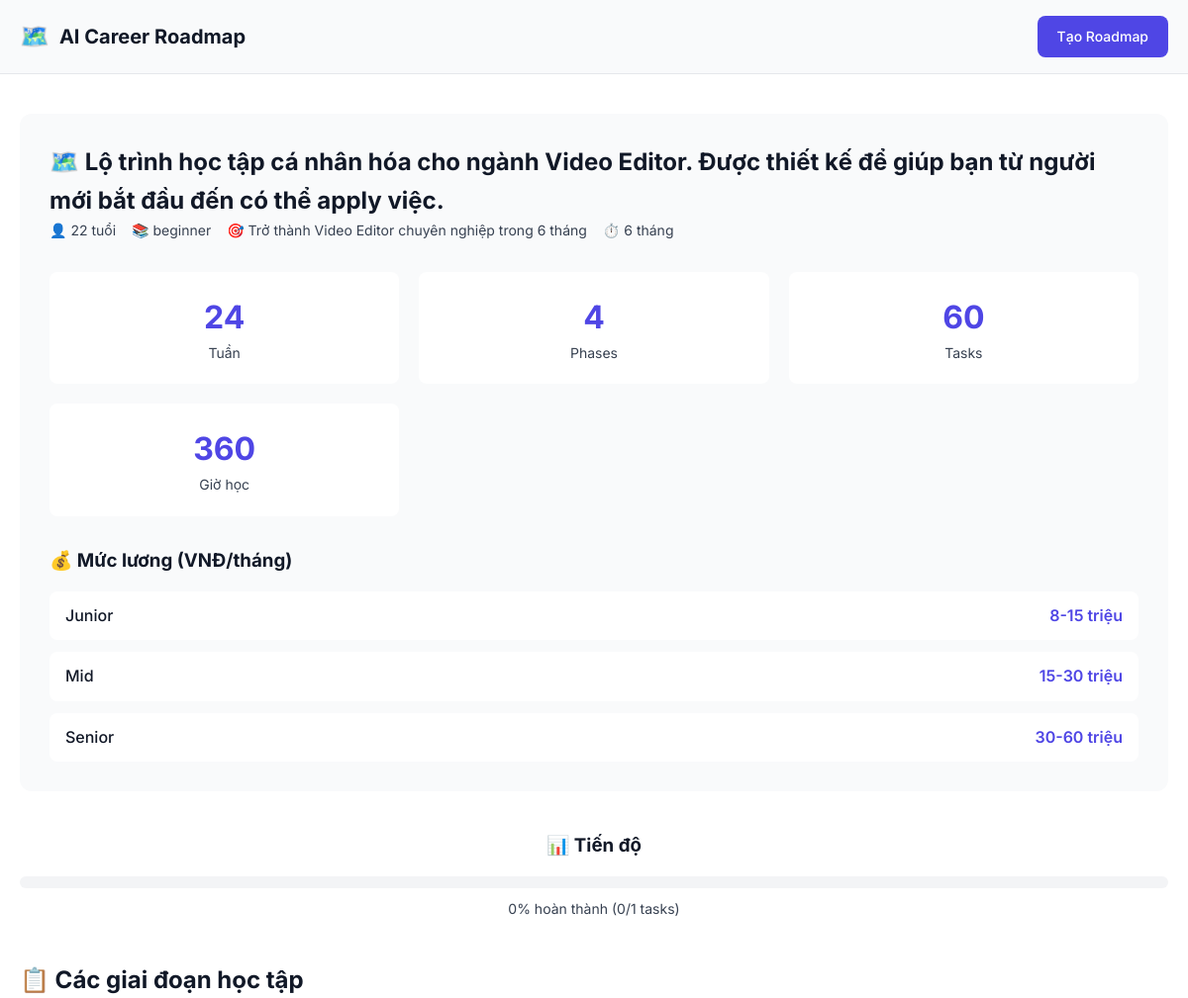
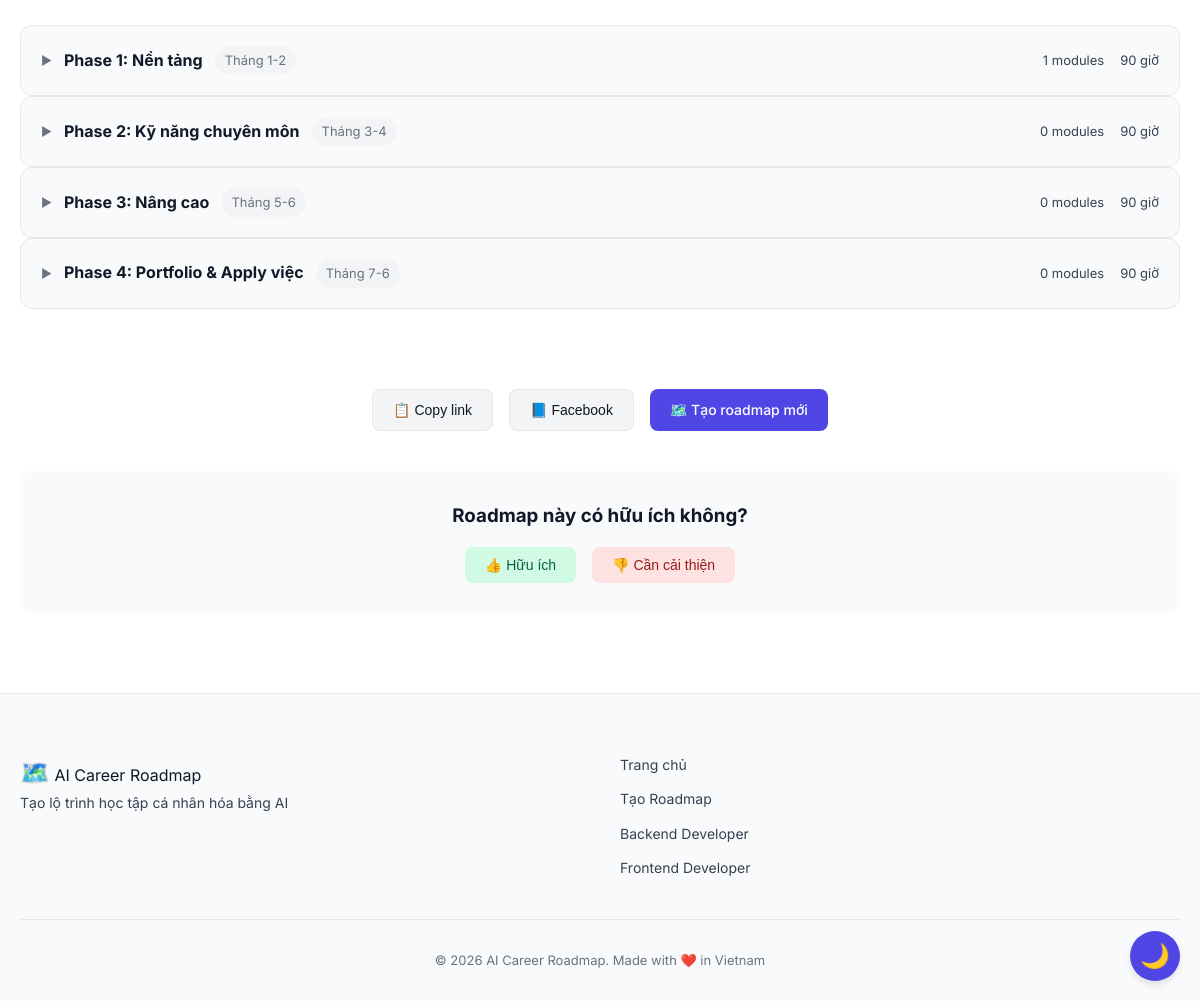
/roadmap/video-editor-22tuoi-90fe, run on the app's committed database (2 pictures, top to bottom).
### tables this page shows
CREATE TABLE roadmaps (
                id TEXT PRIMARY KEY,
                slug TEXT UNIQUE NOT NULL,
                
                -- Input
                age INTEGER NOT NULL,
                industry TEXT NOT NULL,
                industry_name TEXT NOT NULL,
                level TEXT NOT NULL,
                goal TEXT NOT NULL,
                duration_months INTEGER NOT NULL,
                current_job TEXT,
                hours_per_day TEXT DEFAULT '3-4',
                learning_style TEXT,
                
                -- Level 1: Roadmap overview
                overview TEXT,
                total_weeks INTEGER,
                total_tasks INTEGER,
                total_hours INTEGER,
                salary_junior TEXT,
                salary_mid TEXT,
                salary_senior TEXT,
                competitive_advantage TEXT,
                market_demand TEXT,
                
                -- Full roadmap JSON (Phases → Modules → Tasks → Resources)
                roadmap_json TEXT,
                
                -- Metadata
                ai_model TEXT DEFAULT 'mimo-v2.5',
                ai_tokens_used INTEGER,
                generation_time_ms INTEGER,
                view_count INTEGER DEFAULT 0,
                share_count INTEGER DEFAULT 0,
                created_at TIMESTAMP DEFAULT CURRENT_TIMESTAMP
            );

### backend/routes/roadmap.py (the view)
@router.get("/roadmap/{slug}", response_class=HTMLResponse)
async def view_roadmap(request: Request, slug: str):
    import aiosqlite
    from backend.config import settings
    async with aiosqlite.connect(settings.db_path) as db:
        db.row_factory = aiosqlite.Row
        async with db.execute(
            "SELECT * FROM roadmaps WHERE slug = ?", (slug,)
        ) as cursor:
            row = await cursor.fetchone()
    if not row:
        return templates.TemplateResponse("404.html", {
            "request": request,
            "page_title": "Không tìm thấy - AI Career Roadmap",
            "slug": slug
        }, status_code=404)
    roadmap_data = json.loads(row["roadmap_json"]) if row["roadmap_json"] else {}
    template_data = {
        "request": request,
        "page_title": f"Roadmap {row['industry_name']} - AI Career Roadmap",
        "page_description": f"Lộ trình học {row['industry_name']} cá nhân hóa",
        "roadmap": {
            "age": row["age"],
            "industry": row["industry"],
            "industry_name": row["industry_name"],
            "level": row["level"],
            "goal": row["goal"],
            "duration_months": row["duration_months"],
            "overview": roadmap_data.get("overview", ""),
            "total_weeks": roadmap_data.get("total_weeks", 0),
            "total_tasks": roadmap_data.get("total_tasks", 0),
            "total_hours": roadmap_data.get("total_hours", 0),
            "salary_range": roadmap_data.get("salary_range", {}),
            "competitive_advantage": roadmap_data.get("competitive_advantage", ""),
            "market_demand": roadmap_data.get("market_demand", ""),
            "phases": roadmap_data.get("phases", [])
        },
        "slug": slug
    }
    return templates.TemplateResponse("roadmap.html", template_data)

### backend/templates/roadmap.html (shortened to what this page needs)
{% extends "base.html" %}
{% block content %}
<section class="roadmap-section">
    <div class="container">
        <div class="roadmap-header">
            <h1>🗺️ {{ roadmap.overview }}</h1>
            <div class="roadmap-meta">
                <span>👤 {{ roadmap.age }} tuổi</span>
                <span>📚 {{ roadmap.level }}</span>
                <span>🎯 {{ roadmap.goal }}</span>
                <span>⏱️ {{ roadmap.duration_months }} tháng</span>
            </div>
            <div class="roadmap-stats">
                <div class="stat-card">
                    <div class="stat-number">{{ roadmap.total_weeks }}</div>
                    <div class="stat-label">Tuần</div>
                </div>
                <div class="stat-card">
                    <div class="stat-number">{{ roadmap.phases|length }}</div>
                    <div class="stat-label">Phases</div>
                </div>
                <div class="stat-card">
                    <div class="stat-number">{{ roadmap.total_tasks }}</div>
                    <div class="stat-label">Tasks</div>
                </div>
                <div class="stat-card">
                    <div class="stat-number">{{ roadmap.total_hours }}</div>
                    <div class="stat-label">Giờ học</div>
                </div>
            </div>
            {% if roadmap.salary_range %}
            <div class="roadmap-salary">
                <h3>💰 Mức lương (VNĐ/tháng)</h3>
                <div class="salary-bars">
                    <div class="salary-item">
                        <span class="salary-label">Junior</span>
                        <span class="salary-value">{{ roadmap.salary_range.get('junior', 'N/A') }}</span>
                    </div>
                    <div class="salary-item">
                        <span class="salary-label">Mid</span>
                        <span class="salary-value">{{ roadmap.salary_range.get('mid', 'N/A') }}</span>
                    </div>
                    <div class="salary-item">
                        <span class="salary-label">Senior</span>
                        <span class="salary-value">{{ roadmap.salary_range.get('senior', 'N/A') }}</span>
                    </div>
                </div>
            </div>
            {% endif %}
        </div>
        <div class="progress-section">
            <h3>📊 Tiến độ</h3>
            <div class="progress-bar">
            </div>
            <span class="progress-text" id="progress-text">0% hoàn thành</span>
        </div>
        <div class="phases-section">
            <h2>📋 Các giai đoạn học tập</h2>
            {% for phase in roadmap.phases %}
            <div class="phase-card" id="phase-{{ phase.id }}">
                <div class="phase-header" onclick="togglePhase('{{ phase.id }}')">
                    <div class="phase-title">
                        <span class="phase-toggle" id="toggle-{{ phase.id }}">▶</span>
                        <h3>{{ phase.name }}</h3>
                        <span class="phase-duration">{{ phase.duration }}</span>
                    </div>
                    <div class="phase-meta">
                        <span>{{ phase.modules|length if phase.modules else 0 }} modules</span>
                        <span>{{ phase.get('total_hours', 0) }} giờ</span>
                    </div>
                </div>
            </div>
            {% endfor %}
        </div>
        <div class="actions-section">
            <button onclick="copyLink()" class="btn btn-secondary">📋 Copy link</button>
            <button onclick="shareFacebook()" class="btn btn-secondary">📘 Facebook</button>
            <a href="/tao-roadmap" class="btn btn-primary">🗺️ Tạo roadmap mới</a>
        </div>
        <div class="feedback-section">
            <h3>Roadmap này có hữu ích không?</h3>
            <div class="feedback-buttons">
                <button onclick="submitFeedback(true)" class="btn btn-positive">👍 Hữu ích</button>
                <button onclick="submitFeedback(false)" class="btn btn-negative">👎 Cần cải thiện</button>
            </div>
        </div>
    </div>
</section>
{% endblock %}

### backend/static/css/style.css (style rules this page uses)
:root { --bg-primary: #ffffff; --bg-secondary: #f9fafb; --bg-tertiary: #f3f4f6; --text-primary: #111827; --text-secondary: #374151; --text-tertiary: #6b7280; --border-color: #e5e7eb; --border-hover: #d1d5db; --primary: #4F46E5; --primary-hover: #4338ca; --primary-light: #eef2ff; --secondary: #10B981; --secondary-hover: #059669; --accent: #F59E0B; --accent-hover: #d97706; --success: #10B981; --success-bg: #d1fae5; --success-text: #065f46; --warning: #F59E0B; --warning-bg: #fef3c7; --warning-text: #92400e; --error: #EF4444; --error-bg: #fee2e2; --error-text: #991b1b; --shadow-sm: 0 1px 2px rgba(0,0,0,0.05); --shadow-md: 0 4px 6px rgba(0,0,0,0.1); --shadow-lg: 0 10px 15px rgba(0,0,0,0.1); --container-max: 1200px; --radius-sm: 6px; --radius-md: 8px; --radius-lg: 12px; --radius-full: 9999px; }
* { margin: 0; padding: 0; box-sizing: border-box; }
body { font-family: 'Inter', -apple-system, BlinkMacSystemFont, 'Segoe UI', Roboto, sans-serif; background-color: var(--bg-primary); color: var(--text-primary); line-height: 1.6; transition: background-color 0.3s ease, color 0.3s ease; }
a { color: var(--primary); text-decoration: none; }
.container { max-width: var(--container-max); margin: 0 auto; padding: 0 20px; }
.btn { display: inline-flex; align-items: center; justify-content: center; padding: 10px 20px; font-size: 14px; font-weight: 500; border-radius: var(--radius-md); border: none; cursor: pointer; transition: all 0.2s; text-decoration: none; }
.btn-primary { background: var(--primary); color: white; }
.btn-secondary { background: var(--bg-tertiary); color: var(--text-primary); border: 1px solid var(--border-color); }
.btn-positive { background: var(--success-bg); color: var(--success-text); }
.btn-negative { background: var(--error-bg); color: var(--error-text); }
.roadmap-section { padding: 40px 0; }
.roadmap-header { background: var(--bg-secondary); padding: 30px; border-radius: var(--radius-lg); margin-bottom: 40px; }
.roadmap-meta { display: flex; flex-wrap: wrap; gap: 16px; font-size: 14px; color: var(--text-secondary); }
.roadmap-stats { display: grid; grid-template-columns: repeat(3, 1fr); gap: 20px; margin: 30px 0; }
.stat-card { text-align: center; padding: 20px; background: var(--bg-primary); border-radius: var(--radius-md); }
.stat-number { font-size: 32px; font-weight: 700; color: var(--primary); }
.stat-label { font-size: 14px; color: var(--text-secondary); }
.roadmap-salary h3 { margin-bottom: 16px; }
.salary-bars { display: flex; flex-direction: column; gap: 12px; }
.salary-item { display: flex; justify-content: space-between; padding: 12px 16px; background: var(--bg-primary); border-radius: var(--radius-md); }
.salary-label { font-weight: 500; }
.salary-value { color: var(--primary); font-weight: 600; }
.phases-section { margin-bottom: 40px; }
.phases-section h2 { margin-bottom: 24px; }
.phase-card { background: var(--bg-secondary); border: 1px solid var(--border-color); border-radius: var(--radius-lg); overflow: hidden; }
.phase-header { display: flex; justify-content: space-between; align-items: center; padding: 20px; cursor: pointer; transition: background 0.2s; }
.phase-title { display: flex; align-items: center; gap: 12px; }
.phase-toggle { font-size: 12px; color: var(--text-tertiary); transition: transform 0.2s; }
.phase-title h3 { font-size: 16px; }
.phase-duration { font-size: 13px; color: var(--text-tertiary); padding: 4px 10px; background: var(--bg-tertiary); border-radius: var(--radius-full); }
.phase-meta { display: flex; gap: 16px; font-size: 13px; color: var(--text-secondary); }
.progress-section { margin-bottom: 40px; text-align: center; }
.progress-section h3 { margin-bottom: 16px; }
.progress-bar { height: 12px; background: var(--bg-tertiary); border-radius: var(--radius-full); overflow: hidden; margin-bottom: 8px; }
.progress-text { font-size: 14px; color: var(--text-secondary); }
.feedback-section { margin-bottom: 40px; text-align: center; padding: 30px; background: var(--bg-secondary); border-radius: var(--radius-lg); }
.feedback-section h3 { margin-bottom: 16px; }
.feedback-buttons { display: flex; justify-content: center; gap: 16px; }
.actions-section { display: flex; justify-content: center; gap: 16px; padding: 40px 0; }

### data on the page
roadmaps: overview "Lộ trình học tập cá nhân hóa cho ngành Video Editor. Được thiết kế để giúp bạn từ người mới bắt đầu đến có thể apply việc.", age "22", level "beginner", goal "Trở thành Video Editor chuyên nghiệp trong 6 tháng", duration_months "6", total_weeks "24", total_tasks "60", total_hours "360", salary_range.get "8-15 triệu", salary_range.get "15-30 triệu", salary_range.get "30-60 triệu"

### other printed values
{{ roadmap.phases|length }} "4"
{{ phase.name }} "Phase 1: Nền tảng" "Phase 2: Kỹ năng chuyên môn" "Phase 3: Nâng cao" "Phase 4: Portfolio & Apply việc"
{{ phase.duration }} "Tháng 1-2" "Tháng 3-4" "Tháng 5-6" "Tháng 7-6"
{{ phase.modules|length if phase.modules else 0 }} "1" "0" "0" "0"
{{ phase.get('total_hours', 0) }} "90" "90" "90" "90"
